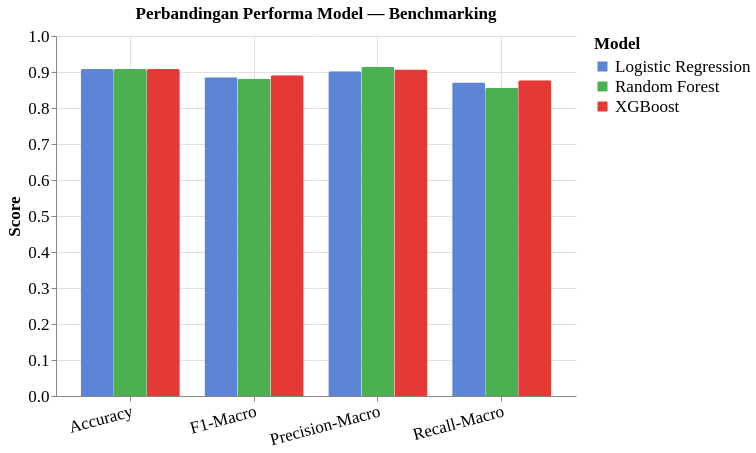
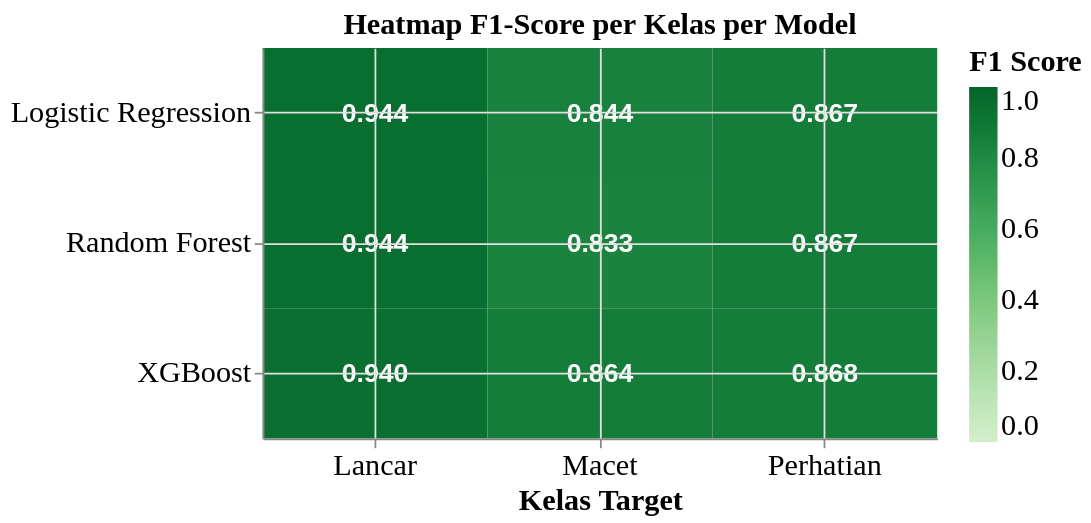

These figures' notebook cell, in order:
### Markdown cell above
## 5. Benchmarking & Perbandingan Model

### Code cell
# --- Chart 7: Grouped bar — perbandingan semua metrik per model ---
metrics_plot = metrics_df.reset_index().melt(
    id_vars='Model', var_name='Metrik', value_name='Nilai'
)

print('=== Data Chart 7: Perbandingan Performa Model ===')
display(metrics_df.round(4))

chart7 = alt.Chart(metrics_plot).mark_bar().encode(
    x=alt.X('Metrik:N', title=None, axis=alt.Axis(labelAngle=-15)),
    y=alt.Y('Nilai:Q', title='Score',
            scale=alt.Scale(domain=[0, 1])),
    color=alt.Color('Model:N', scale=MODEL_COLOR_SCALE,
                    legend=alt.Legend(title='Model')),
    xOffset=alt.XOffset('Model:N'),
    tooltip=[
        alt.Tooltip('Model:N'),
        alt.Tooltip('Metrik:N'),
        alt.Tooltip('Nilai:Q', format='.4f', title='Score')
    ]
).properties(
    title='Perbandingan Performa Model — Benchmarking',
    width=520, height=360
)
display(chart7)

# --- Chart 8: Heatmap F1 per kelas per model ---
def get_per_class_f1(model, X, y, name):
    y_pred    = model.predict(X)
    f1_scores = f1_score(y, y_pred, average=None)
    return pd.DataFrame({
        'Model': name,
        'Kelas': CLASSES,
        'F1':    f1_scores
    })

f1_lr  = get_per_class_f1(lr_model,  X_test_scaled, y_test, 'Logistic Regression')
f1_rf  = get_per_class_f1(rf_model,  X_test,        y_test, 'Random Forest')
f1_xgb = get_per_class_f1(xgb_model, X_test,        y_test, 'XGBoost')
f1_all = pd.concat([f1_lr, f1_rf, f1_xgb], ignore_index=True)

print('\n=== Data Chart 8: F1-Score per Kelas per Model ===')
f1_pivot = f1_all.pivot(index='Model', columns='Kelas', values='F1').round(4)
f1_pivot = f1_pivot[CLASSES]
display(f1_pivot)

base8 = alt.Chart(f1_all).encode(
    x=alt.X('Kelas:N', title='Kelas Target', axis=alt.Axis(labelAngle=0)),
    y=alt.Y('Model:N', title=None)
)
heat8 = base8.mark_rect().encode(
    color=alt.Color('F1:Q',
                    scale=alt.Scale(scheme='greens', domain=[0, 1]),
                    legend=alt.Legend(title='F1 Score')),
    tooltip=['Model:N', 'Kelas:N', alt.Tooltip('F1:Q', format='.4f')]
)
text8 = base8.mark_text(baseline='middle', fontSize=15, fontWeight='bold').encode(
    text=alt.Text('F1:Q', format='.3f'),
    color=alt.condition(
        alt.datum.F1 > 0.6,
        alt.value('white'),
        alt.value('black')
    )
)
chart8 = (heat8 + text8).properties(
    title='Heatmap F1-Score per Kelas per Model',
    width=380, height=220
)
chart8

### Figure 1 — Vega specification as saved in the notebook (floating-point values rounded to 4 significant figures)
{"$schema": "https://vega.github.io/schema/vega/v5.json", "data": [{"name": "source_0", "values": [{"Model": "Logistic Regression", "Metrik": "Accuracy", "Nilai": 0.9085, "Nilai_end": 0.9085, "Nilai_start": 0.0}, {"Model": "Random Forest", "Metrik": "Accuracy", "Nilai": 0.908, "Nilai_end": 0.908, "Nilai_start": 0.0}, {"Model": "XGBoost", "Metrik": "Accuracy", "Nilai": 0.9085, "Nilai_end": 0.9085, "Nilai_start": 0.0}, {"Model": "Logistic Regression", "Metrik": "F1-Macro", "Nilai": 0.8851, "Nilai_end": 0.8851, "Nilai_start": 0.0}, {"Model": "Random Forest", "Metrik": "F1-Macro", "Nilai": 0.8813, "Nilai_end": 0.8813, "Nilai_start": 0.0}, {"Model": "XGBoost", "Metrik": "F1-Macro", "Nilai": 0.8907, "Nilai_end": 0.8907, "Nilai_start": 0.0}, {"Model": "Logistic Regression", "Metrik": "Precision-Macro", "Nilai": 0.902, "Nilai_end": 0.902, "Nilai_start": 0.0}, {"Model": "Random Forest", "Metrik": "Precision-Macro", "Nilai": 0.9146, "Nilai_end": 0.9146, "Nilai_start": 0.0}, {"Model": "XGBoost", "Metrik": "Precision-Macro", "Nilai": 0.9069, "Nilai_end": 0.9069, "Nilai_start": 0.0}, {"Model": "Logistic Regression", "Metrik": "Recall-Macro", "Nilai": 0.8706, "Nilai_end": 0.8706, "Nilai_start": 0.0}, {"Model": "Random Forest", "Metrik": "Recall-Macro", "Nilai": 0.8566, "Nilai_end": 0.8566, "Nilai_start": 0.0}, {"Model": "XGBoost", "Metrik": "Recall-Macro", "Nilai": 0.8768, "Nilai_end": 0.8768, "Nilai_start": 0.0}]}, {"name": "source_0_x_domain_Metrik", "values": [{"Metrik": "Accuracy"}, {"Metrik": "F1-Macro"}, {"Metrik": "Precision-Macro"}, {"Metrik": "Recall-Macro"}]}, {"name": "source_0_xOffset_domain_Model", "values": [{"Model": "Logistic Regression"}, {"Model": "Random Forest"}, {"Model": "XGBoost"}]}], "marks": [{"type": "group", "from": {"facet": {"data": "source_0", "name": "stack_group_main", "groupby": ["Metrik", "Model"], "aggregate": {"fields": ["Nilai_start", "Nilai_start", "Nilai_end", "Nilai_end"], "ops": ["min", "max", "min", "max"]}}}, "encode": {"update": {"cornerRadiusTopRight": {"value": 2}, "x": {"field": "Metrik", "scale": "x", "offset": {"field": "Model", "scale": "xOffset"}}, "y": {"signal": "min(scale('y',datum[\"min_Nilai_start\"]),scale('y',datum[\"max_Nilai_start\"]),scale('y',datum[\"min_Nilai_end\"]),scale('y',datum[\"max_Nilai_end\"]))"}, "width": {"signal": "max(0.25, bandwidth('xOffset'))"}, "y2": {"signal": "max(scale('y',datum[\"min_Nilai_start\"]),scale('y',datum[\"max_Nilai_start\"]),scale('y',datum[\"min_Nilai_end\"]),scale('y',datum[\"max_Nilai_end\"]))"}, "clip": {"value": true}, "cornerRadiusTopLeft": {"value": 2}}}, "marks": [{"type": "group", "encode": {"update": {"y": {"field": {"signal": null, "datum": null, "group": "y", "parent": null}, "mult": -1}, "width": {"field": {"signal": null, "datum": null, "group": "width", "parent": null}}}}, "marks": [{"type": "rect", "name": "marks", "from": {"data": "stack_group_main"}, "encode": {"update": {"tooltip": {"signal": "{\"Model\": isValid(datum[\"Model\"]) ? datum[\"Model\"] : \"\"+datum[\"Model\"], \"Metrik\": isValid(datum[\"Metrik\"]) ? datum[\"Metrik\"] : \"\"+datum[\"Metrik\"], \"Score\": format(datum[\"Nilai\"], \".4f\")}"}, "cornerRadiusTopLeft": {"value": 0}, "y": {"field": "Nilai_end", "scale": "y"}, "cornerRadiusTopRight": {"value": 0}, "fill": {"field": "Model", "scale": "color"}, "y2": {"field": "Nilai_start", "scale": "y"}, "width": {"field": {"signal": null, "datum": null, "group": "width", "parent": null}}}}, "style": ["bar"]}]}]}], "scales": [{"name": "x", "type": "band", "domain": {"data": "source_0_x_domain_Metrik", "field": "Metrik", "sort": true}, "range": [0, {"signal": "width"}], "paddingOuter": 0.2, "paddingInner": 0.2}, {"name": "y", "type": "linear", "domain": [0, 1], "range": [{"signal": "height"}, 0], "zero": true}, {"name": "xOffset", "type": "band", "domain": {"data": "source_0_xOffset_domain_Model", "field": "Model", "sort": true}, "range": [0, {"signal": "bandwidth('x')"}]}, {"name": "color", "type": "ordinal", "domain": ["Logistic Regression", "Random Forest", "XGBoost"], "range": ["#5C85D6", "#4CAF50", "#E53935"]}], "axes": [{"scale": "x", "gridScale": "y", "orient": "bottom", "ticks": false, "minExtent": 0, "zindex": 0, "labels": false, "grid": true, "domain": false, "maxExtent": 0, "aria": false}, {"scale": "y", "zindex": 0, "gridScale": "x", "maxExtent": 0, "tickCount": {"signal": "ceil(height/40)"}, "orient": "left", "ticks": false, "labels": false, "aria": false, "domain": false, "grid": true, "minExtent": 0}, {"scale": "x", "zindex": 0, "grid": false, "orient": "bottom", "labelAngle": 345, "labelBaseline": "top", "labelAlign": "right"}, {"scale": "y", "grid": false, "labelOverlap": true, "tickCount": {"signal": "ceil(height/40)"}, "zindex": 0, "orient": "left", "title": "Score"}], "title": {"text": "Perbandingan Performa Model — Benchmarking", "frame": "group"}, "width": 520, "style": "cell", "background": "white", "legends": [{"title": "Model", "fill": "color", "symbolType": "square"}], "config": {"axis": {"labelFont": "serif", "titleFont": "serif", "labelFontSize": 17, "titleFontSize": 17, "grid": true, "gridColor": "#e0e0e0"}, "legend": {"labelFont": "serif", "titleFont": "serif", "labelFontSize": 17, "titleFontSize": 17}, "style": {"cell": {"stroke": "transparent"}, "bar": {"cornerRadiusTopLeft": 2, "cornerRadiusTopRight": 2}, "text": {"fontSize": 16}, "group-title": {"font": "serif", "fontSize": 17, "fontWeight": "bold"}}}, "height": 360, "padding": 5}

### Figure 2 — Vega specification as saved in the notebook (floating-point values rounded to 4 significant figures)
{"$schema": "https://vega.github.io/schema/vega/v5.json", "data": [{"name": "source_0", "values": [{"F1": 0.9436, "Kelas": "Lancar", "Model": "Logistic Regression"}, {"F1": 0.8444, "Kelas": "Macet", "Model": "Logistic Regression"}, {"F1": 0.8672, "Kelas": "Perhatian", "Model": "Logistic Regression"}, {"F1": 0.9439, "Kelas": "Lancar", "Model": "Random Forest"}, {"F1": 0.8328, "Kelas": "Macet", "Model": "Random Forest"}, {"F1": 0.8673, "Kelas": "Perhatian", "Model": "Random Forest"}, {"F1": 0.9404, "Kelas": "Lancar", "Model": "XGBoost"}, {"F1": 0.8643, "Kelas": "Macet", "Model": "XGBoost"}, {"F1": 0.8675, "Kelas": "Perhatian", "Model": "XGBoost"}]}, {"name": "data_0", "values": [{"F1": 0.9436, "Kelas": "Lancar", "Model": "Logistic Regression"}, {"F1": 0.8444, "Kelas": "Macet", "Model": "Logistic Regression"}, {"F1": 0.8672, "Kelas": "Perhatian", "Model": "Logistic Regression"}, {"F1": 0.9439, "Kelas": "Lancar", "Model": "Random Forest"}, {"F1": 0.8328, "Kelas": "Macet", "Model": "Random Forest"}, {"F1": 0.8673, "Kelas": "Perhatian", "Model": "Random Forest"}, {"F1": 0.9404, "Kelas": "Lancar", "Model": "XGBoost"}, {"F1": 0.8643, "Kelas": "Macet", "Model": "XGBoost"}, {"F1": 0.8675, "Kelas": "Perhatian", "Model": "XGBoost"}]}, {"name": "data_0_x_domain_Kelas_0", "values": [{"Kelas": "Lancar"}, {"Kelas": "Macet"}, {"Kelas": "Perhatian"}]}, {"name": "source_0_x_domain_Kelas_1", "values": [{"Kelas": "Lancar"}, {"Kelas": "Macet"}, {"Kelas": "Perhatian"}]}, {"name": "data_0_y_domain_Model_0", "values": [{"Model": "Logistic Regression"}, {"Model": "Random Forest"}, {"Model": "XGBoost"}]}, {"name": "source_0_y_domain_Model_1", "values": [{"Model": "Logistic Regression"}, {"Model": "Random Forest"}, {"Model": "XGBoost"}]}], "marks": [{"type": "rect", "name": "layer_0_marks", "from": {"data": "data_0"}, "encode": {"update": {"y": {"field": "Model", "scale": "y"}, "height": {"signal": "max(0.25, bandwidth('y'))"}, "fill": {"field": "F1", "scale": "color"}, "tooltip": {"signal": "{\"Model\": isValid(datum[\"Model\"]) ? datum[\"Model\"] : \"\"+datum[\"Model\"], \"Kelas\": isValid(datum[\"Kelas\"]) ? datum[\"Kelas\"] : \"\"+datum[\"Kelas\"], \"F1\": format(datum[\"F1\"], \".4f\")}"}, "x": {"field": "Kelas", "scale": "x"}, "width": {"signal": "max(0.25, bandwidth('x'))"}}}, "style": ["rect"]}, {"type": "text", "name": "layer_1_marks", "from": {"data": "source_0"}, "encode": {"update": {"baseline": {"value": "middle"}, "fontWeight": {"value": "bold"}, "fill": [{"value": "white", "test": "(datum.F1 > 0.6)"}, {"value": "black"}], "text": {"signal": "format(datum[\"F1\"], \".3f\")"}, "align": {"value": "center"}, "x": {"field": "Kelas", "scale": "x", "band": 0.5}, "y": {"field": "Model", "scale": "y", "band": 0.5}, "fontSize": {"value": 15}}}, "style": ["text"]}], "scales": [{"name": "x", "type": "band", "domain": {"fields": [{"data": "data_0_x_domain_Kelas_0", "field": "Kelas"}, {"data": "source_0_x_domain_Kelas_1", "field": "Kelas"}], "sort": true}, "range": [0, {"signal": "width"}], "paddingOuter": 0, "paddingInner": 0}, {"name": "y", "type": "band", "domain": {"fields": [{"data": "data_0_y_domain_Model_0", "field": "Model"}, {"data": "source_0_y_domain_Model_1", "field": "Model"}], "sort": true}, "range": [0, {"signal": "height"}], "paddingInner": 0, "paddingOuter": 0}, {"name": "color", "type": "linear", "domain": [0, 1], "range": {"scheme": "greens"}, "zero": true, "interpolate": "hcl"}], "axes": [{"scale": "x", "maxExtent": 0, "grid": true, "labels": false, "minExtent": 0, "orient": "bottom", "domain": false, "ticks": false, "aria": false, "zindex": 1, "gridScale": "y"}, {"scale": "y", "labels": false, "orient": "left", "grid": true, "maxExtent": 0, "aria": false, "minExtent": 0, "domain": false, "ticks": false, "zindex": 1, "gridScale": "x"}, {"scale": "x", "labelAngle": 0, "title": "Kelas Target", "zindex": 1, "labelBaseline": "top", "orient": "bottom", "grid": false}, {"scale": "y", "orient": "left", "zindex": 1, "grid": false}], "title": {"text": "Heatmap F1-Score per Kelas per Model", "frame": "group"}, "legends": [{"title": "F1 Score", "fill": "color", "gradientLength": {"signal": "clamp(height, 64, 200)"}}], "padding": 5, "config": {"axis": {"labelFont": "serif", "titleFont": "serif", "labelFontSize": 17, "titleFontSize": 17, "grid": true, "gridColor": "#e0e0e0"}, "legend": {"labelFont": "serif", "titleFont": "serif", "labelFontSize": 17, "titleFontSize": 17}, "style": {"cell": {"stroke": "transparent"}, "bar": {"cornerRadiusTopLeft": 2, "cornerRadiusTopRight": 2}, "text": {"fontSize": 16}, "group-title": {"font": "serif", "fontSize": 17, "fontWeight": "bold"}}}, "background": "white", "width": 380, "height": 220, "style": "cell"}
